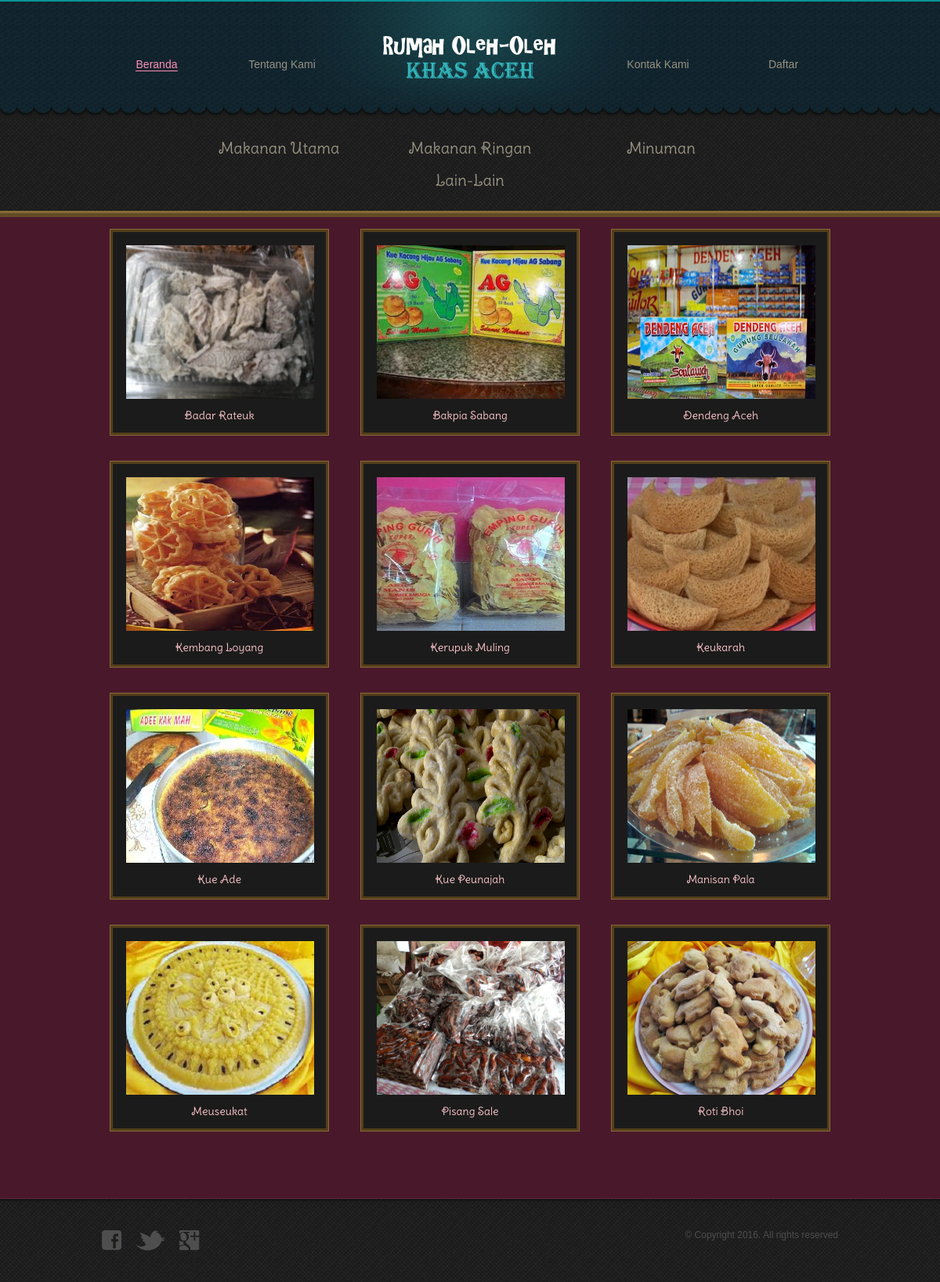
Screenshot of /snack.php with the database file from the repository.
### tables this page shows
CREATE TABLE IF NOT EXISTS `barang` (
  `id_barang` int(5) NOT NULL AUTO_INCREMENT,
  `id_jenis` int(3) NOT NULL,
  `nama_barang` varchar(20) NOT NULL,
  `harga` int(10) NOT NULL,
  `stok` varchar(3) NOT NULL,
  `gambar` varchar(50) NOT NULL,
  `keterangan` varchar(300) NOT NULL,
  PRIMARY KEY (`id_barang`),
  KEY `barang_ibfk_1` (`id_jenis`)
);

### snack.php (the view, shortened to what this page needs)
<!DOCTYPE html>
<html>
<head>
	<link rel="stylesheet" type="text/css" href="css/style.css">
</head>
<body>
	<?php
		include 'header.php';
	?>
	<div id="body">
		<div id="content">
		<ul class="gallery">
				<?php
					$result = mysql_query ("SELECT b.gambar, b.nama_barang, b.id_barang
											FROM barang b, jenis j
											WHERE b.id_jenis = j.id_jenis AND j.id_jenis =2 GROUP BY b.nama_barang");
					while ($cols = mysql_fetch_array($result)) {
				?>
				<li>
					<a href="listcompletesnack.php?id_barang=<?php echo $cols[2] ?>" class="figure">
					<img src="barang/<?php echo $cols [0] ?>" alt="" width="240" height="196">
					<br><?php echo $cols [1] ?> <br><br>
					</a>
				</li>
				<?php }; ?>
				<li>
				</li>
			</ul>
		</div>
	</div>
	<?php
		include 'footer.php';
	?>
</body>
</html>

### css/style.css (style rules this page uses)
body { background: url(../images/bg-body.jpg) repeat left top; font-family: Arial, Helvetica, sans-serif; font-size: 14px; line-height: 1; margin: 0; min-width: 960px; padding: 0; }
a { outline: none; }
img { border: 0; }
#body { background: #4a182b; border-bottom: 1px solid #5f233a; min-height: 1050px; padding: 15px 0 15px; width: 100%; }
#body > div { margin: 0 auto; padding: 0; width: 960px; }
#body #content { overflow: hidden; }
#body #content ul { margin: 0; overflow: hidden; padding: 0; }
#body #content ul li { list-style: none; margin: 0; padding: 0; }
#body #content ul.gallery li { background: #543f1b; border: 1px solid #876a38; float: left; margin: 0 20px 32px; padding: 3px; width: 272px; }
#body #content ul.gallery li:last-child { background: none; border: 0; }
#body #content ul.gallery li a.figure { color: #fcc5c9; background: #1b1b1b; border: 1px solid #1e1d1b; display: block; font-size: 14px; font-family: 'DeliusSwashCaps-Regular'; font-weight: normal; padding: 16px 16px 0; text-align: center; text-decoration: none; }
#body #content ul.gallery li a.figure img { display: block; }

### rows the page displays
barang: gambar (picture), nama_barang "Badar Rateuk"
barang: gambar (picture), nama_barang "Bakpia Sabang"
barang: gambar (picture), nama_barang "Dendeng Aceh"
barang: gambar (picture), nama_barang "Kembang Loyang"
barang: gambar (picture), nama_barang "Kerupuk Muling"
barang: gambar (picture), nama_barang "Keukarah"
barang: gambar (picture), nama_barang "Kue Ade"
barang: gambar (picture), nama_barang "Kue Peunajah"
barang: gambar (picture), nama_barang "Manisan Pala"
barang: gambar (picture), nama_barang "Meuseukat"
barang: gambar (picture), nama_barang "Pisang Sale"
barang: gambar (picture), nama_barang "Roti Bhoi"
